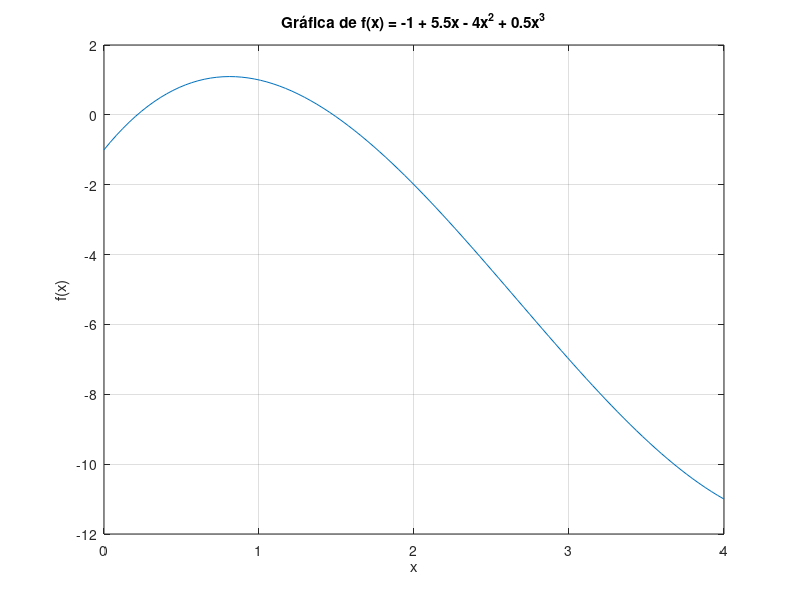

Reproduce this figure in MATLAB.
% Asesor: Claudio Hiram Carmona Jurado
% Alumno: Jonathan Meixueiro
% Matrícula: 240694

% Ejercicio 6.4 - Raíces de f(x) = -1 + 5.5x - 4x^2 + 0.5x^3
f = @(x) -1 + 5.5*x - 4*x.^2 + 0.5*x.^3;

%% a) Solución Gráfica
x = linspace(0, 4, 100);
plot(x, f(x)); grid on;
xlabel('x'); ylabel('f(x)');
title('Gráfica de f(x) = -1 + 5.5x - 4x^2 + 0.5x^3');
fprintf('\n--- Ver gráfica para aproximar raíces ---\n');

%% b) Método de Newton-Raphson (para cada raíz)
df = @(x) 5.5 - 8*x + 1.5*x^2; % Derivada
tol = 0.01; % Tolerancia 0.01%

% Raíz cerca de x ≈ 0.2
x0 = 0.5;
fprintf('\n--- Newton-Raphson para raíz ~0.2 ---\n');
xi = x0;
for i = 1:100
    xi_prev = xi;
    xi = xi_prev - f(xi_prev)/df(xi_prev);
    ea = abs((xi - xi_prev)/xi)*100;
    if ea < tol, break; end
end
fprintf('Raíz 1: x = %.6f\n', xi);

% Raíz cerca de x ≈ 1.6
x0 = 1.5;
fprintf('\n--- Newton-Raphson para raíz ~1.6 ---\n');
xi = x0;
for i = 1:100
    xi_prev = xi;
    xi = xi_prev - f(xi_prev)/df(xi_prev);
    ea = abs((xi - xi_prev)/xi)*100;
    if ea < tol, break; end
end
fprintf('Raíz 2: x = %.6f\n', xi);

% Raíz cerca de x ≈ 3.6
x0 = 3.5;
fprintf('\n--- Newton-Raphson para raíz ~3.6 ---\n');
xi = x0;
for i = 1:100
    xi_prev = xi;
    xi = xi_prev - f(xi_prev)/df(xi_prev);
    ea = abs((xi - xi_prev)/xi)*100;
    if ea < tol, break; end
end
fprintf('Raíz 3: x = %.6f\n', xi);
